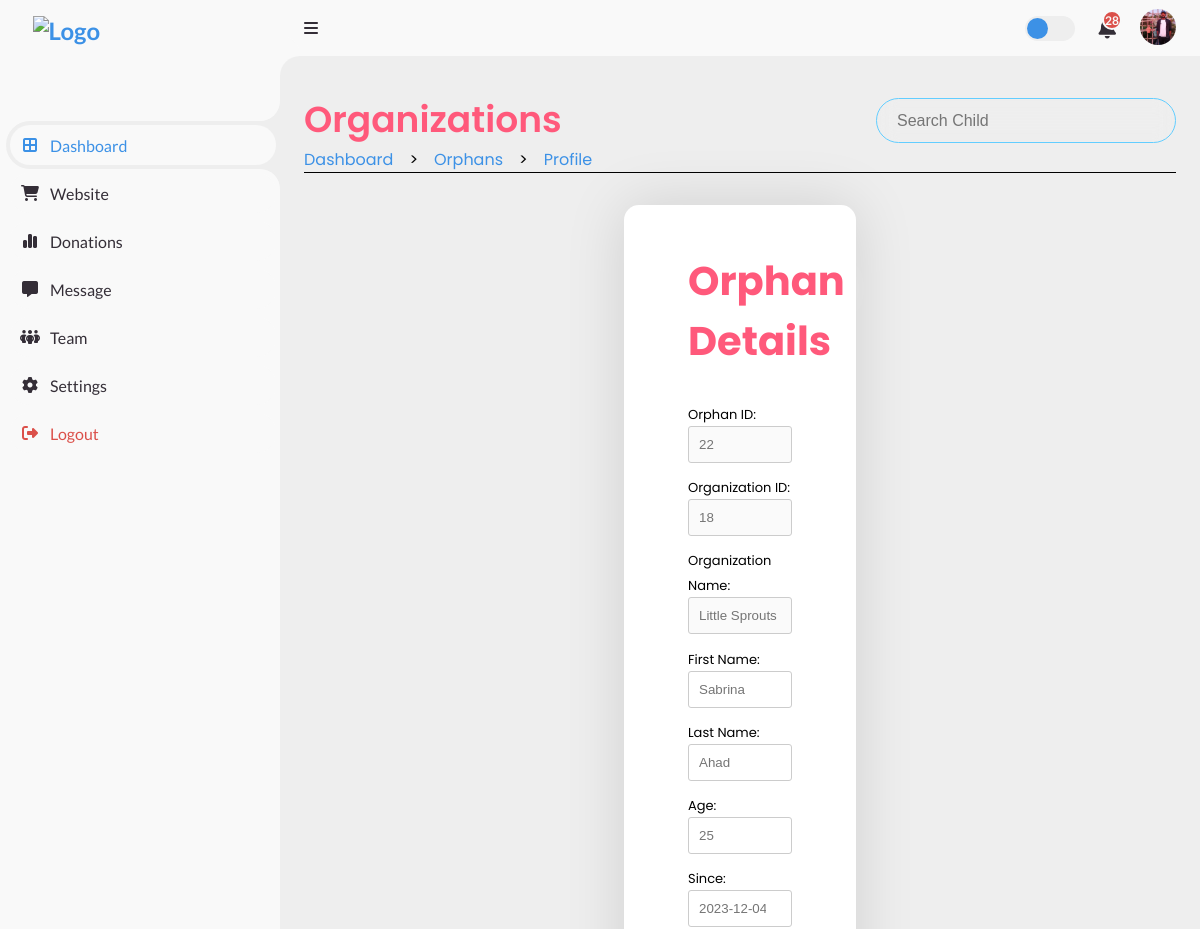
/Root/Admin_Side/Dash/Orphans/VIEW_CHILD.php?orphan_id=22 (signed in, upper part), run on an earlier commit of the app's database.
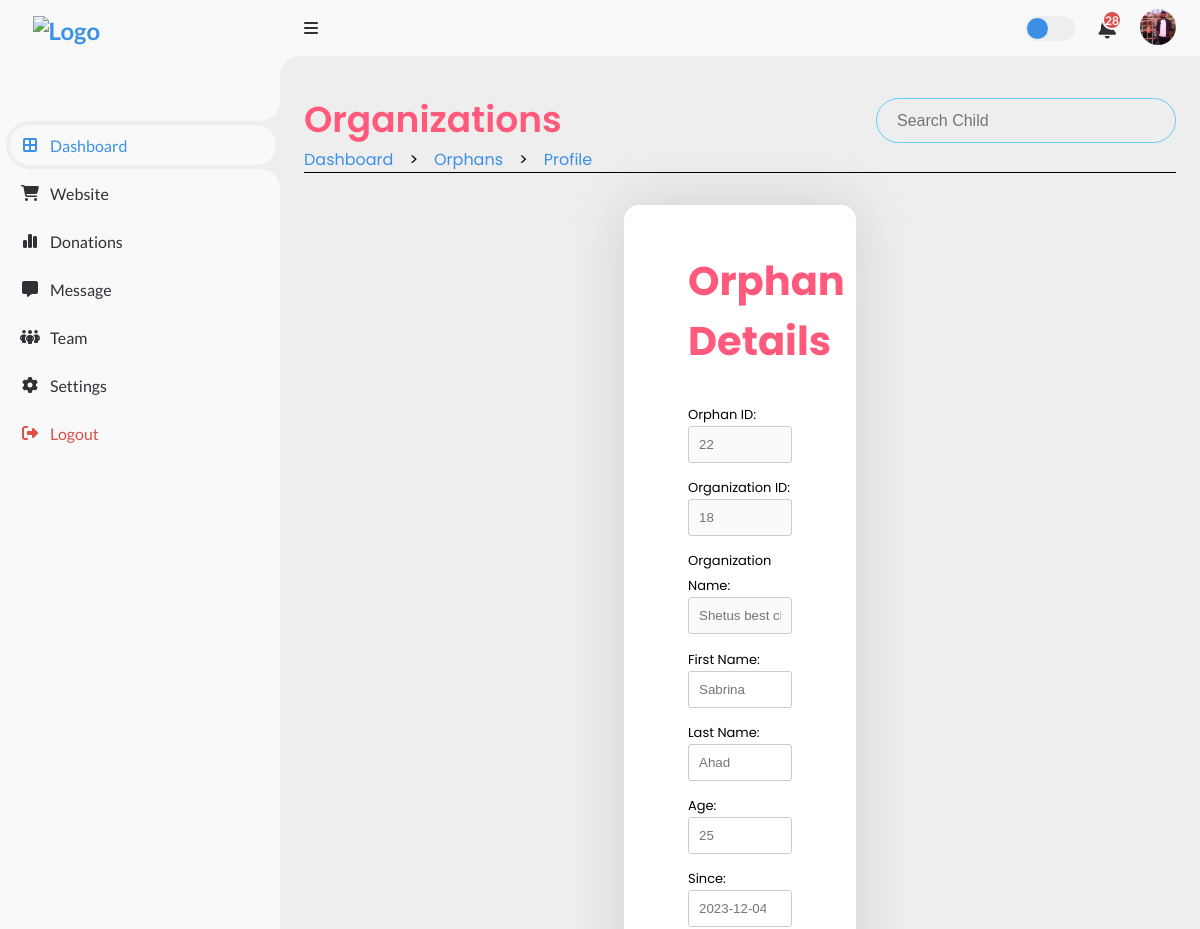
And on a later commit of the database.
### tables this page shows
CREATE TABLE `org_list` (
  `org_id` int(11) NOT NULL,
  `org_name` varchar(30) DEFAULT NULL,
  `acc_id` int(11) NOT NULL,
  `org_description` text DEFAULT NULL,
  `org_email` varchar(30) DEFAULT NULL,
  `org_phone` varchar(20) DEFAULT NULL,
  `org_website` varchar(30) DEFAULT NULL,
  `org_logo` varchar(255) DEFAULT NULL,
  `established` date DEFAULT NULL,
  `org_location` varchar(30) DEFAULT NULL,
  `org_vision` varchar(30) DEFAULT NULL,
  `org_reviews` decimal(2,2) DEFAULT NULL
);

### Root/Admin_Side/Dash/Orphans/VIEW_BE.php (called while the page is built, shortened)
<?php
    include('/xampp/htdocs/DBMS_Project_Organized_One/Includes/db_con.php');
    if (isset($_GET['orphan_id'])) {
        $orphanId = mysqli_real_escape_string($con, $_GET['orphan_id']);
        $fetchOrphanQuery = "SELECT * FROM orphan_list WHERE orphan_id = '$orphanId'";
        $result = mysqli_query($con, $fetchOrphanQuery);
        if (mysqli_num_rows($result) == 1 ) {
            $row = mysqli_fetch_assoc($result);
            $org_id = $row['org_id'];
            $query2 = "SELECT org_name, org_location, org_phone FROM org_list WHERE org_id = $org_id";
            $result2 = mysqli_query($con, $query2);
            if (mysqli_num_rows($result2) == 1 ) {
                $row2 = mysqli_fetch_assoc($result2);
                $org_name = $row2['org_name'];
            }
        }   else {
            echo 'Orphan profile not found.';
        }
    }   else {
            echo "error";
    }
?>

### Root/Admin_Side/Dash/Orphans/VIEW_CHILD.php (the view, shortened to what the changed rows need)
<?php
  include('/xampp/htdocs/DBMS_Project_Organized_One/Root/Admin_Side/Dash/ADMIN_DASH_BE.php');
?>
<!DOCTYPE html>
<html lang="en">
  <head>
    <link rel="stylesheet" href="https://cdnjs.cloudflare.com/ajax/libs/font-awesome/6.4.0/css/all.min.css"/>
    <link href="https://cdn.jsdelivr.net/npm/remixicon@3.5.0/fonts/remixicon.css" rel="stylesheet"/>
    <link rel="stylesheet" href="https://cdn.jsdelivr.net/npm/swiper@10/swiper-bundle.min.css"/>
    <link href='https://unpkg.com/boxicons@2.1.4/css/boxicons.min.css' rel='stylesheet'>
    <link rel="stylesheet" href="/Root/Admin_Side/Dash/Organizations/ORG_DASH_STYLE.css" />
    <link rel="stylesheet" href="/Root/Admin_Side/Dash/Orphans/VIEW_STYLE.css">
  </head>
  <body>
    <section class="content">
        <main>
            <div class="head-title">
                <div class="left">
                    <h1>Organizations</h1>
                </div>
            </div>
            <div class="container">
                <?php
                   include('/xampp/htdocs/DBMS_Project_Organized_One/Root/Admin_Side/Dash/Orphans/VIEW_BE.php');
                ?>
                <h2>Orphan Details</h2>
                <form action="/Root/Admin_Side/Dash/Orphans/VIEW_UPDATE_BE.php" method="post" enctype="multipart/form-data">
                    <div class="row">
                      <label>Organization Name:</label>
                      <input type="text" name="org_name " placeholder="<?php echo $org_name ?>" disabled>
                    </div>
                </form>
            </div>
        </main>
    </section>
  </body>
</html>

What changed in the data, as far as the page shows it:
changed org_list: org_name "Little Sprouts Foundation" → "Shetus best charity"
